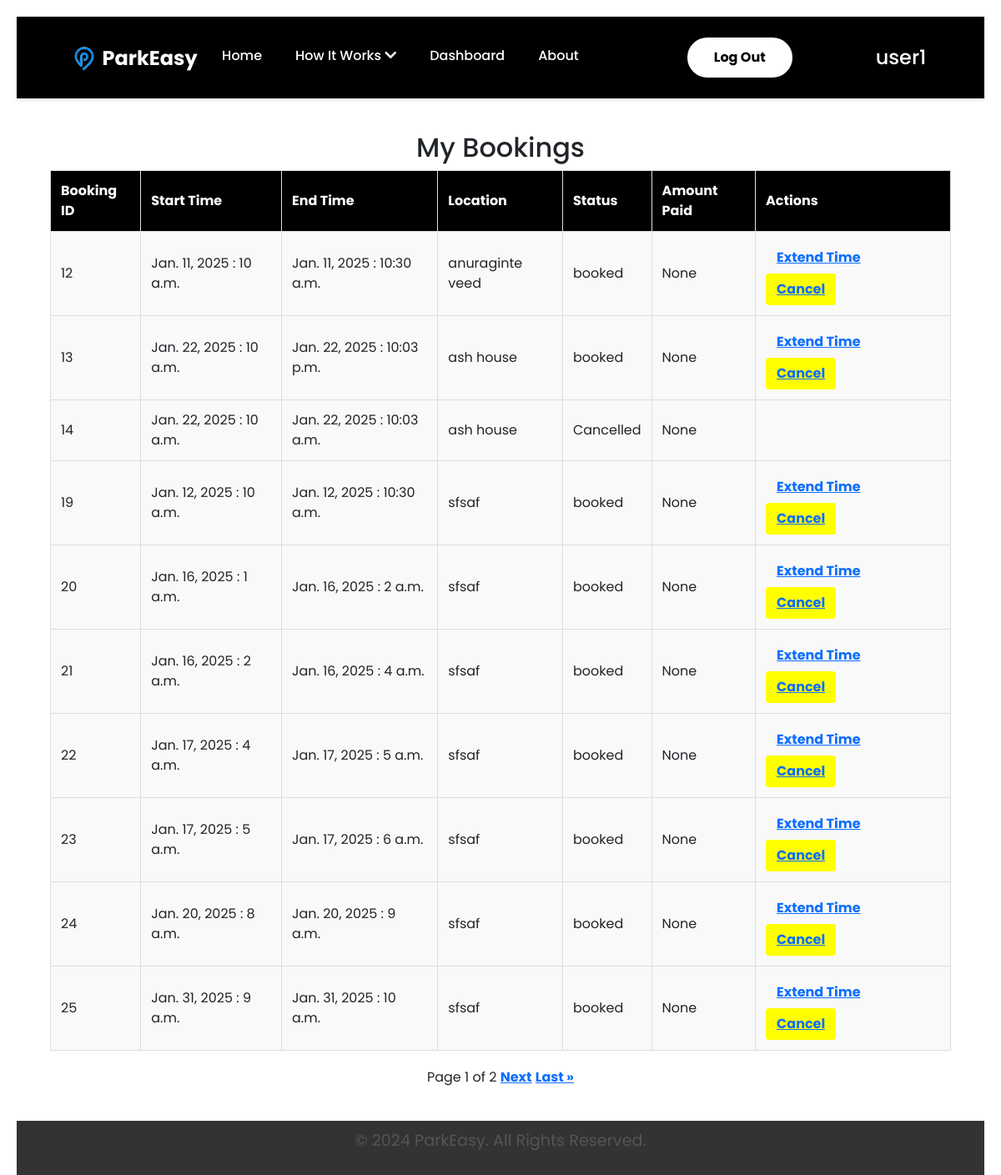
Page /parkeasy/my-bookings/ (signed in) on the committed database.
### ParkEasyApp/models.py (models this page shows, shortened)
class Booking(models.Model):
    user = models.ForeignKey(ParkEasyUser, on_delete=models.CASCADE, related_name="bookings")
    parking_space = models.ForeignKey(ParkingSpace, on_delete=models.CASCADE)
    booking_time = models.DateTimeField(auto_now_add=True)  # Auto-set to the time of booking
    start_date = models.DateField(default=timezone.now)  # Dynamically use current date
    start_time = models.TimeField()
    end_date = models.DateField(default=timezone.now)  # Dynamically use current date
    end_time = models.TimeField()
    duration = models.DurationField()
    price_paid = models.DecimalField(max_digits=10, decimal_places=2, null=True, blank=True)
    payment_method = models.CharField(max_length=255, null=True, blank=True)
    status = models.CharField(
        max_length=20,
        choices=[('booked', 'Booked'), ('completed', 'Completed'), ('cancelled', 'Cancelled')],
        default='booked'
    )
    time_extension = models.DurationField(null=True, blank=True)  # Optional additional booking time
    grace_period = models.DurationField(null=True, blank=True)  # Grace period for delays
    class Meta:
        indexes = [
            models.Index(fields=['user', 'parking_space', 'status']),
        ]
        unique_together = ('parking_space', 'start_time', 'end_time'),

class ParkingSpace(models.Model):
    host = models.ForeignKey(ParkEasyUser, on_delete=models.CASCADE, related_name="parking_spaces")
    location = models.CharField(max_length=255)
    price_per_hour = models.DecimalField(max_digits=10, decimal_places=2)
    availability = models.BooleanField(default=True)  # Indicates if space is available for booking
    amenities = models.TextField(blank=True, null=True)  # Optional description of amenities
    rating = models.DecimalField(max_digits=3, decimal_places=2, default=0.0)  # Average rating by users
    created_at = models.DateTimeField(auto_now_add=True)
    latitude = models.FloatField(null=True, blank=True)  # Store latitude
    longitude = models.FloatField(null=True, blank=True)  # Store longitude
    class Meta:
        indexes = [
            models.Index(fields=['host', 'location']),
        ]

### ParkEasyApp/views.py (the view)
# urls.py: path('my-bookings/', views.my_bookings_view, name='my_bookings'),
@login_required
def my_bookings_view(request):
    bookings = Booking.objects.filter(user=request.user.parkeasyuser)
    paginator = Paginator(bookings, 10)
    page_number = request.GET.get('page')
    page_obj = paginator.get_page(page_number)
    return render(request, 'booking/my_bookings.html', {'page_obj': page_obj})

### templates/booking/my_bookings.html (shortened to what this page needs)
{% extends "base.html" %}
{% block content %}
    <h2>My Bookings</h2>
    {% if page_obj and page_obj.object_list %}
        <table class="bookings-table">
            <thead>
                <tr>
                    <th>Booking ID</th>
                    <th>Start Time</th>
                    <th>End Time</th>
                    <th>Location</th>
                    <th>Status</th>
                    <th>Amount Paid</th>
                    <th>Actions</th>
                </tr>
            </thead>
            <tbody>
                {% for booking in page_obj %}
                    <tr class="booking-row">
                        <td>{{ booking.id }}</td>
                        <td>{{ booking.start_date }} : {{ booking.start_time }}</td>
                        <td>{{ booking.end_date }} : {{ booking.end_time }}</td>
                        <td>{{ booking.parking_space.location }}</td>
                        <td class="{% if booking.status == 'cancelled' %}cancelled-status{% endif %}">
                            {% if booking.status != 'cancelled' %}
                                {{ booking.status }}
                            {% else %}
                                <span class="cancelled-text">Cancelled</span>
                            {% endif %}
                        </td>
                        <td>{{ booking.price_paid }}</td>
                        <td>
                            {% if booking.status != 'cancelled' %}
                                <button class="btn"><a href="">Extend Time</a></button>
                                <button class="btn" style="background-color: yellow;">
                                    <a href="{% url 'cancel_booking' booking.id %}">Cancel</a>
                                </button>
                            {% endif %}
                        </td>
                    </tr>
                {% endfor %}
            </tbody>
        </table>
        <div class="pagination-links">
            <span>Page {{ page_obj.number }} of {{ page_obj.paginator.num_pages }}</span>
            {% if page_obj.has_next %}
                <a href="?page={{ page_obj.next_page_number }}">Next</a>
                <a href="?page={{ page_obj.paginator.num_pages }}">Last &raquo;</a>
            {% endif %}
        </div>
    {% else %}
        <p>No bookings found.</p>
    {% endif %}
{% endblock %}

### templates/base.html (shortened to what this page needs)
<!DOCTYPE html>
<html lang="en">
{% load static %}
<head>
    <link rel="stylesheet" href="{% static 'css/home_style.css' %}">
    <link rel="stylesheet" href="{% static 'css/base_style.css' %}">
    <link rel="stylesheet" href="{% static 'css/login.css' %}">
    <link rel="stylesheet" href="{% static 'css/about.css' %}">
    <link rel="stylesheet" href="{% static 'css/add_parking_style.css' %}">
    <link rel="stylesheet" href="{% static 'css/parking_space_list.css' %}">
    <link rel="stylesheet" href="{% static 'css/parking_space_detail.css' %}">
    <link rel="stylesheet" href="{% static 'css/my_listed_parking_spaces.css' %}">
    <link rel="stylesheet" href="{% static 'css/help_support.css' %}">
    <link rel="stylesheet" href="{% static 'css/terms_conditions.css' %}">
    <link rel="stylesheet" href="{% static 'css/my_bookings.css' %}">
    <link rel="stylesheet" href="{% static 'css/create_booking.css' %}">
    <link href="https://cdnjs.cloudflare.com/ajax/libs/font-awesome/5.15.4/css/all.min.css" rel="stylesheet">
    <link href="https://cdn.jsdelivr.net/npm/bootstrap@5.3.3/dist/css/bootstrap.min.css" rel="stylesheet"
>
    <link rel="stylesheet" href="https://unpkg.com/leaflet@1.9.4/dist/leaflet.css" />
    <link href="https://cdn.jsdelivr.net/npm/bootstrap@5.1.0/dist/css/bootstrap.min.css" rel="stylesheet">
</head>
<body>
    <header>
        <div class="logo">
            <a href="{% url 'home' %}">
                <img src="{% static 'img/P1 logoo.png' %}" alt="Placeholder Logo">
                <span class="logo-text">ParkEasy</span>
            </a>
        </div>
        <nav>
            <ul class="menu">
                <li><a href="{% url 'home' %}">Home</a></li>
                <li class="dropdown">
                    <a href="#" id="how-it-works">How It Works <i class="fas fa-chevron-down"></i></a>
                </li>
                <li><a href="{% url 'dashboard' %}">Dashboard</a></li>
                <li><a href="{% url 'about' %}">About</a></li>
                <li>
                    {% if user.is_authenticated %}
                    <a href="{% url 'logout' %}" id="login_button">Log Out</a>
                    {% else %}
                    <a href="{% url 'login' %}" id="login_button">Log In</a>
                    <a href="{% url 'register' %}" id="signup_button">Sign Up</a>
                    {% endif %}
                </li>
                <li style="margin-left:100px ;">
                    <h4>{{ request.user.username }}</h4>
                </li>
            </ul>
        </nav>
    </header>
    <div class="wrapper" style=" min-height: 500px; ">
        <main>
            {% block content %}{% endblock %}
        </main>
    </div>
    <footer>
        <p>&copy; 2024 ParkEasy. All Rights Reserved.</p>
    </footer>
</body>
</html>

### static/css/home_style.css (style rules this page uses)
main { padding: 40px; font-family: 'Poppins', sans-serif; }
header { background-color: black; color: white; padding: 15px 50px; display: flex; justify-content: space-between; align-items: center; box-shadow: 0 2px 5px rgba(0, 0, 0, 0.1); position: sticky; top: 0; z-index: 10; }
header .logo { display: flex; align-items: center; }
header .logo img { height: 50px; max-width: 100%; display: block; float: left; }
header .logo-text { float: left; text-decoration: none; margin-left: -10px; margin-top: 8px; font-size: 24px; color: white; font-weight: bold; }
header nav { display: flex; align-items: center; flex-grow: 1; justify-content: center; margin-top: 10px; box-sizing: border-box; }
header nav ul { display: flex; list-style: none; margin: 0; padding: 0; }
header nav ul li { margin-left: 20px; position: relative; margin-top: 10px; }
header nav ul li:first-child { margin-left: 0; }
header nav ul li a { color: white; text-decoration: none; font-weight: 500; padding: 5px 10px; border-radius: 4px; transition: background-color 0.3s, color 0.3s; }
header nav ul li.dropdown .fas { display: inline-block; transition: transform 0.3s ease; }
#login_button { background-color: white; color: #000; padding: 10px 30px; border-radius: 50px; font-weight: bold; border: 2px solid #fff; display: inline-flex; justify-content: center; align-items: center; cursor: pointer; margin-left: 100px; margin-top: -10px; }
footer { background-color: black; color: white; text-align: center; padding: 10px; margin-top: 40px; }

### static/css/base_style.css (style rules this page uses)
* { font-family: 'Poppins', sans-serif; margin: 0; padding: 0; box-sizing: border-box; }
body { font-family: 'Poppins', sans-serif; margin: 0; padding: 0; overflow-x: hidden; line-height: 1.6; display: flex; flex-direction: column; min-height: 400px; }
.wrapper { flex: 1; display: flex; flex-direction: column; }
header { width: 100%; background-color: black; color: white; padding: 15px 50px; display: flex; justify-content: space-between; align-items: center; box-shadow: 0 2px 5px rgba(0, 0, 0, 0.1); position: sticky; top: 0; z-index: 10; }
header .logo { display: flex; align-items: center; }
header .logo img { height: 50px; max-width: 100%; display: block; float: left; }
header .logo-text { float: left; text-decoration: none; margin-left: -10px; margin-top: 8px; font-size: 24px; color: white; font-weight: bold; }
header nav { display: flex; align-items: center; flex-grow: 1; justify-content: center; margin-top: 10px; box-sizing: border-box; }
header nav ul { display: flex; list-style: none; margin: 0; padding: 0; }
header nav ul li { margin-left: 20px; position: relative; margin-top: 10px; }
header nav ul li:first-child { margin-left: 0; }
header nav ul li a { color: white; text-decoration: none; font-weight: 500; padding: 5px 10px; border-radius: 4px; transition: background-color 0.3s, color 0.3s; }
header nav ul li.dropdown .fas { display: inline-block; transition: transform 0.3s ease; }
#login_button { background-color: white; color: #000; padding: 10px 30px; border-radius: 50px; font-weight: bold; border: 2px solid #fff; display: inline-flex; justify-content: center; align-items: center; cursor: pointer; margin-left: 100px; margin-top: -10px; }
footer { background-color: #333; color: rgba(255, 255, 255, 0.826); text-align: center; padding: 10px; margin-top: auto; width: 100%; }

### static/css/add_parking_style.css (style rules this page uses)
* { margin: 0; padding: 0; box-sizing: border-box; }
body { font-family: 'Poppins', sans-serif; background-color: #f4f4f4; justify-content: center; align-items: center; height: 100vh; margin: 0; }
h2 { color: black; font-size: 28px; margin-bottom: 20px; text-align: center; }

### static/css/parking_space_list.css (style rules this page uses)
* { margin: 0; padding: 0; box-sizing: border-box; }
body { font-family: 'Poppins', sans-serif; line-height: 1.6; background-color: #f4f4f4; padding: 20px; display: flex; flex-direction: column; min-height: 100vh; }

### static/css/parking_space_detail.css (style rules this page uses)
* { margin: 0; padding: 0; box-sizing: border-box; }
body { font-family: 'Poppins', sans-serif; line-height: 1.6; background-color: #f4f4f4; display: flex; flex-direction: column; min-height: 100vh; }
h2 { text-align: center; font-size: 2rem; color: #333; margin-bottom: 20px; }
p { font-size: 1.1rem; margin-bottom: 10px; color: #555; }
.btn { display: inline-block; padding: 10px 20px; font-size: 1rem; border-radius: 4px; text-decoration: none; text-align: center; margin-right: 10px; cursor: pointer; transition: background-color 0.3s ease; }

### static/css/terms_conditions.css (style rules this page uses)
ul { list-style-type: disc; margin-left: 20px; }
ul li { margin-bottom: 10px; }

### rows in the picture
Booking: id "12", start_date "Jan. 11, 2025", start_time "10 a.m.", end_date "Jan. 11, 2025", end_time "10:30 a.m.", parking_space.location "anuraginte veed", status "booked", price_paid "None", shows "Extend Time"
Booking: id "13", start_date "Jan. 22, 2025", start_time "10 a.m.", end_date "Jan. 22, 2025", end_time "10:03 p.m.", parking_space.location "ash house", status "booked", price_paid "None", shows "Extend Time"
Booking: id "14", start_date "Jan. 22, 2025", start_time "10 a.m.", end_date "Jan. 22, 2025", end_time "10:03 a.m.", parking_space.location "ash house", status "Cancelled", price_paid "None"
Booking: id "19", start_date "Jan. 12, 2025", start_time "10 a.m.", end_date "Jan. 12, 2025", end_time "10:30 a.m.", parking_space.location "sfsaf", status "booked", price_paid "None", shows "Extend Time"
Booking: id "20", start_date "Jan. 16, 2025", start_time "1 a.m.", end_date "Jan. 16, 2025", end_time "2 a.m.", parking_space.location "sfsaf", status "booked", price_paid "None", shows "Extend Time"
Booking: id "21", start_date "Jan. 16, 2025", start_time "2 a.m.", end_date "Jan. 16, 2025", end_time "4 a.m.", parking_space.location "sfsaf", status "booked", price_paid "None", shows "Extend Time"
Booking: id "22", start_date "Jan. 17, 2025", start_time "4 a.m.", end_date "Jan. 17, 2025", end_time "5 a.m.", parking_space.location "sfsaf", status "booked", price_paid "None", shows "Extend Time"
Booking: id "23", start_date "Jan. 17, 2025", start_time "5 a.m.", end_date "Jan. 17, 2025", end_time "6 a.m.", parking_space.location "sfsaf", status "booked", price_paid "None", shows "Extend Time"
Booking: id "24", start_date "Jan. 20, 2025", start_time "8 a.m.", end_date "Jan. 20, 2025", end_time "9 a.m.", parking_space.location "sfsaf", status "booked", price_paid "None", shows "Extend Time"
Booking: id "25", start_date "Jan. 31, 2025", start_time "9 a.m.", end_date "Jan. 31, 2025", end_time "10 a.m.", parking_space.location "sfsaf", status "booked", price_paid "None", shows "Extend Time"

### other values in the picture
{{ request.user.username }} "user1"
{{ page_obj.number }} "1"
{{ page_obj.paginator.num_pages }} "2"
